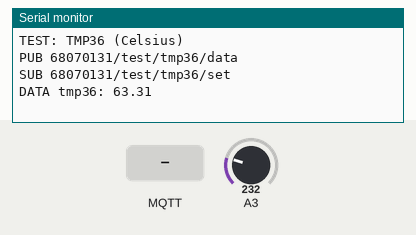
Bench run of a sketch on a simulated Arduino Uno R4 WiFi. On the bench: the last lines printed to the serial monitor. The test bench sets the inputs (shaded band); at power-on: A3 = 232 (analog values on the 0–1023 scale). WiFi joins after 1.5 s; servers stay silent unless stated; no MQTT or app messages arrive unless stated.

Above: at 2.7 s.
2.8 s: MQTT message "PING" arrives on the first subscribed topic
6.5 s: MQTT message "READ" arrives on the first subscribed topic
At 7.1 s:
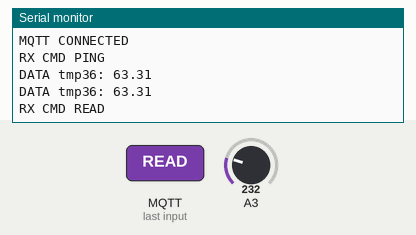
8.0 s: MQTT message "1" arrives on the first subscribed topic
At 8.6 s:
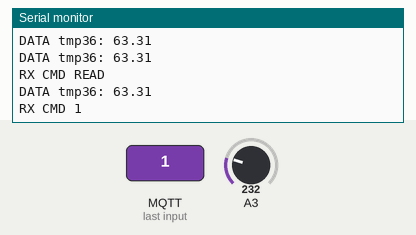
9.5 s: MQTT message "on" arrives on the first subscribed topic
At 9.76 s:
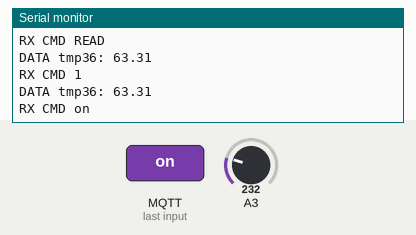
11.0 s: MQTT message "off" arrives on the first subscribed topic
12.5 s: A3 set to 250
At 14.5 s:
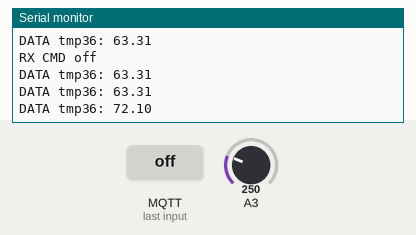

The sketch:

02_tmp36.ino
```cpp
/*
============================================================================
 TEST: TMP36 (Celsius)
 จุดประสงค์: TMP36 ใช้ Offset 500 mV และ 10 mV/°C: (แรงดัน - 0.5)×100
 การต่อสายอุปกรณ์ (ทดสอบทีละ Sketch ไม่ใช่ต่อทุกตัวพร้อมกัน):
  - Vs → 5V, Vout → A3, GND → GND
  - ตรวจ pinout ตามแพ็กเกจและ Datasheet จริงก่อนจ่ายไฟ
 คาดหวัง: อุณหภูมิห้องควรอยู่ในช่วงที่สมเหตุสมผล จับเซนเซอร์ระวังความร้อนแล้วค่าเปลี่ยน
 Serial Monitor: 115200 baud
 ไลบรารี: WiFiS3 (Arduino UNO R4 WiFi Core), MQTT by 256dpi
 หากไม่ต่ออินเทอร์เน็ต ยังต้องเห็นการอ่านค่าที่ Serial Monitor
 ใช้ Broker TCP 1883 สำหรับห้อง LAB เท่านั้น ไม่มี TLS
============================================================================
*/
#include <WiFiS3.h>      // Wi-Fi ในบอร์ด UNO R4 WiFi
#include <MQTTClient.h>  // MQTTClient by 256dpi สำหรับ Publish/Subscribe
#include <math.h>        // สูตรเซนเซอร์และ isnan()


// =============== ส่วน 1: เครือข่าย เปลี่ยนตรงนี้ ============================
const char WIFI_SSID[] = "EDOK";                // <<< แก้ชื่อ Wi-Fi ตรงนี้
const char WIFI_PASS[] = "1234567890";          // <<< แก้รหัส Wi-Fi ตรงนี้
const char MQTT_HOST[] = "phycom.it.kmitl.ac.th"; // <<< แก้ Broker ตรงนี้
const int MQTT_PORT = 1883;                    // <<< แก้ Port ตรงนี้
// =============== ส่วน 2: Topic เปลี่ยนตรงนี้ ================================
// TOPIC_DATA = Arduino Publish ข้อมูล → เว็บ Subscribe รับข้อมูล
// TOPIC_SET = เว็บ Publish คำสั่ง → Arduino Subscribe รับคำสั่ง
// TOPIC_STATUS = Arduino Publish ผลคำสั่ง/ONLINE → เว็บ Subscribe
// เมื่อเปลี่ยน Topic ฝั่งเว็บและ MQTT Client ต้องแก้ให้ตรงทุกตัวอักษร
const char TOPIC_DATA[] = "68070131/test/tmp36/data"; // <<< เปลี่ยน Topic ส่งค่าตรงนี้
const char TOPIC_SET[] = "68070131/test/tmp36/set"; // <<< เปลี่ยน Topic รับคำสั่งตรงนี้
const char TOPIC_STATUS[] = "68070131/test/tmp36/status"; // <<< เปลี่ยน Topic สถานะตรงนี้

// =============== ส่วน 3: ตัวแปรสำหรับ Network และ Sensor ===================
WiFiClient wifiClient;             // TCP Client สำหรับ MQTT
MQTTClient mqtt(512);             // ขนาด Buffer 512 bytes
String clientId;                  // รหัสบอร์ดต้องไม่ชนเครื่องอื่น
unsigned long lastWiFiTry=0;      // เวลาลองเชื่อม Wi-Fi ล่าสุด
unsigned long lastMqttTry=0;      // เวลาลองเชื่อม MQTT ล่าสุด
unsigned long lastRead=0;         // เวลาอ่านเซนเซอร์ล่าสุด
const unsigned long READ_MS=1200UL; // <<< ช่วงอ่านค่า ms; DHT ต้อง >=2000
bool pendingAck=false;            // มีข้อความตอบรับที่รอ Publish
String responseText="";           // ACK ตอบกลับเว็บ


// =============== ส่วน 4: ฟังก์ชันอ่านอุปกรณ์ ================================
void setupDevice(){
  analogReadResolution(12); // กำหนด INPUT/OUTPUT และ ADC ตามเซนเซอร์
}
String readDevice(){
  int raw=analogRead(A3);float volts=raw*5.0f/4095.0f;return String((volts-0.5f)*100.0f,2); // แปลงค่าที่วัดได้เป็นข้อความสำหรับ Serial + MQTT
}

// =============== ส่วน 5: รับคำสั่ง MQTT ====================================
void onMessage(String &topic,String &message){
  if(topic!=TOPIC_SET)return;     // ป้องกันคำสั่งจาก Topic อื่น
  message.trim();                 // เอาช่องว่างหัว/ท้ายออก
  if(message=="PING")responseText="PONG"; // ทดสอบส่งจากเว็บกลับบอร์ด
  else if(message=="READ")responseText="OK:READ"; // รับคำสั่งทดสอบ
  else responseText="ERROR:COMMAND";  // ไม่รับคำสั่งที่ไม่ได้ระบุไว้
  pendingAck=true;                // ค่อย Publish ใน loop ไม่ส่งใน Callback
  Serial.println(String("RX CMD ")+message);
}

// =============== ส่วน 6: ดูแล Wi-Fi / MQTT ================================
void networkTick(){
  unsigned long now=millis();     // เวลาปัจจุบัน ms
  if(WiFi.status()!=WL_CONNECTED){
    if(now-lastWiFiTry>=10000UL){ // ลองต่อใหม่ไม่เกินทุก 10 วินาที
      lastWiFiTry=now;
      WiFi.begin(WIFI_SSID,WIFI_PASS);
    }
    return;                      // ไม่ให้เครือข่ายบล็อกการอ่าน Sensor
  }
  if(!mqtt.connected()){
    if(now-lastMqttTry>=5000UL){
      lastMqttTry=now;
      if(mqtt.connect(clientId.c_str())){
        mqtt.subscribe(TOPIC_SET); // <<< Subscribe คำสั่งบน Topic นี้
        mqtt.publish(TOPIC_STATUS,"ONLINE"); // <<< แจ้งว่าต่อ Broker ได้
        Serial.println("MQTT CONNECTED");
      }
    }
    return;
  }
  mqtt.loop();                    // สำคัญ: รับคำสั่งและรักษา Keepalive
  if(pendingAck&&mqtt.publish(TOPIC_STATUS,responseText)){
    pendingAck=false;             // ล้าง ACK เฉพาะเมื่อส่งสำเร็จ
  }
}

// =============== ส่วน 7: ตั้งค่าตอนเปิดบอร์ด ================================
void setup(){
  Serial.begin(115200);           // ดูค่า Sensor ด้วย Serial Monitor 115200
  setupDevice();                  // เตรียมขาต่อจริง
  WiFi.begin(WIFI_SSID,WIFI_PASS); // เริ่มต่อ Wi-Fi; Serial ยังแสดงค่าได้แม้เน็ตหลุด
  byte mac[6]={0};                // Buffer MAC 6 ไบต์ของ UNO R4
  WiFi.macAddress(mac);           // สร้าง client ID เฉพาะบอร์ด
  clientId="test-tmp36-";
  for(byte i=0;i<6;i++){if(mac[i]<16)clientId+="0";clientId+=String(mac[i],HEX);}
  mqtt.begin(MQTT_HOST,MQTT_PORT,wifiClient);
  mqtt.onMessage(onMessage);      // กำหนดฟังก์ชันรับ /set
  Serial.println(String("TEST: TMP36 (Celsius)"));
  Serial.println(String("PUB ")+TOPIC_DATA);
  Serial.println(String("SUB ")+TOPIC_SET);
}

// =============== ส่วน 8: วนอ่านและส่งขึ้นเว็บ ===============================
void loop(){
  networkTick();                  // ดูแล MQTT โดยไม่ต้องรอ Wi-Fi เพื่อวัด Sensor
  if(millis()-lastRead<READ_MS)return;
  lastRead=millis();              // นับช่วงเวลาอ่านค่า
  String value=readDevice();      // อ่านจากขาที่ต่อจริง
  if(value.length()==0)return;   // เซนเซอร์ไม่มีข้อมูลใหม่ ไม่จำเป็นต้องส่ง
  Serial.println(String("DATA tmp36: ")+value);
  if(mqtt.connected())mqtt.publish(TOPIC_DATA,value); // <<< Publish ไปเว็บ
}
```

Measured:
- after the input at 6.5 s, the serial monitor: prints a new line at once (image 1)
- after the input at 8.0 s, the serial monitor: prints a new line at once (image 2)
- after the input at 9.5 s, the serial monitor: prints a new line at once (image 3)
- after the input at 12.5 s, the serial monitor: prints a new line after 1.0 s (image 4)
